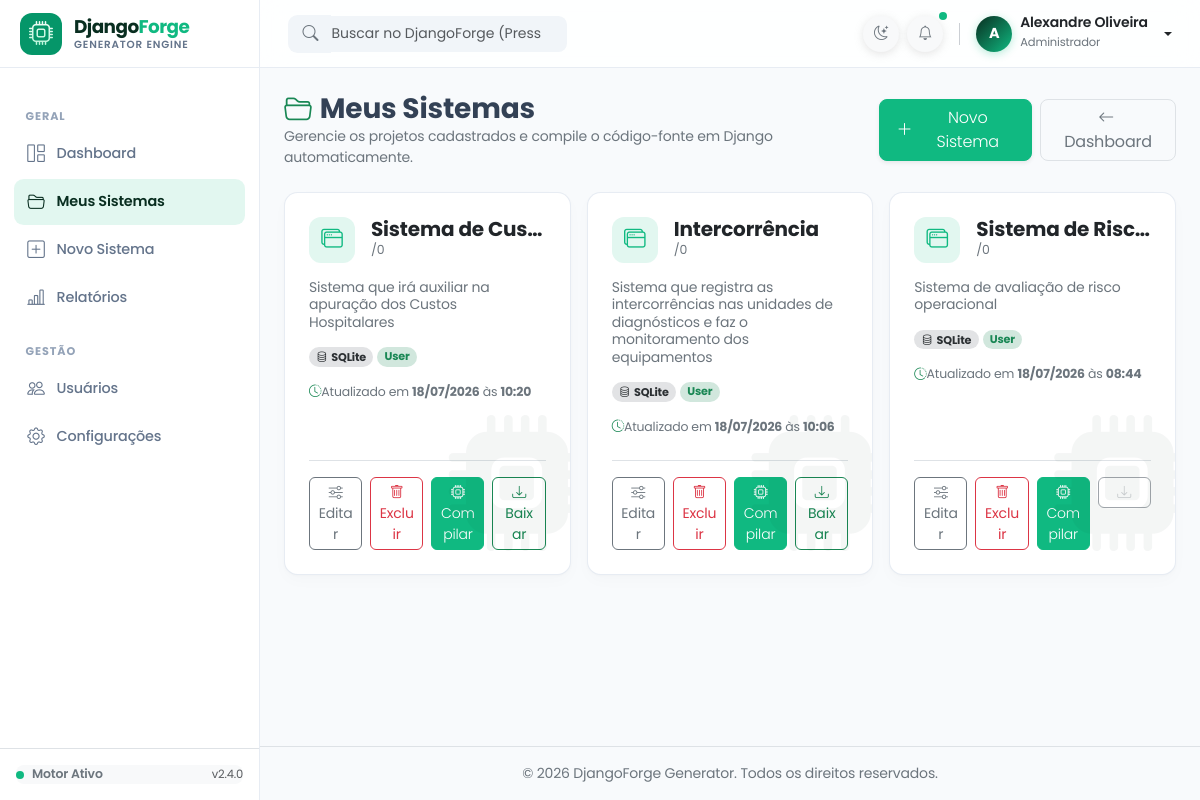
Page / (signed in) on the earlier database version.
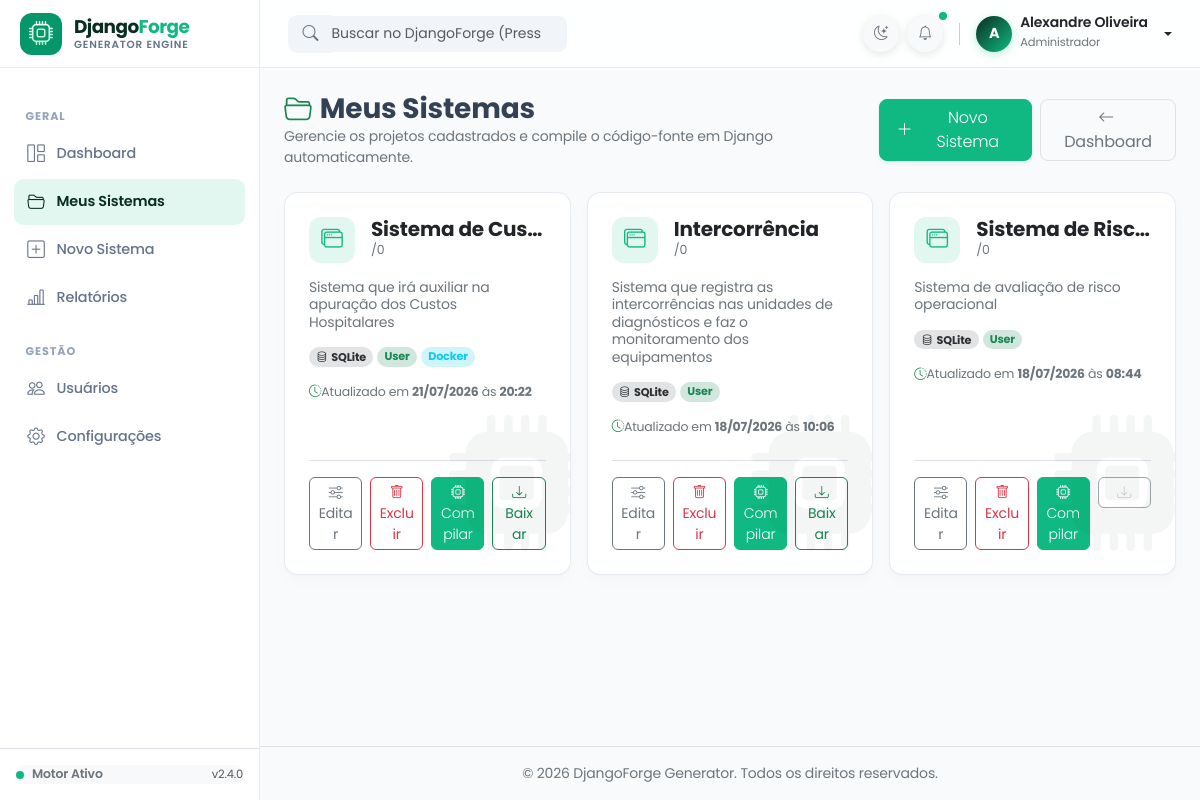
Same page on the later database version.
### sistema/models.py (models this page shows, shortened)
class Sistema(models.Model):
    BD_CHOICES = [
        ("sqlite3", "SQLite"),
        ("postgresql", "PostgreSQL"),  # Corrigido
        ("mysql", "MySQL"),
        ("sqlserver", "SQL Server"),
        ("oracle", "Oracle"),
    ]
    MENU_CHOICES = [
        ("lateral", "Menu Lateral (Sidebar)"),
        ("superior", "Menu Superior (Navbar)"),
    ]
    usuario = models.ForeignKey(User, on_delete=models.CASCADE)
    nome = models.CharField(max_length=100, unique=True, verbose_name="Nome do Sistema")
    descricao = models.TextField(blank=True, verbose_name="Descrição")
    caminho_geracao = models.CharField(
        max_length=255, blank=True, verbose_name="Pasta onde gerar o projeto"
    )
    banco_dados = models.CharField(
        max_length=50,
        choices=BD_CHOICES,
        default="sqlite3",
        verbose_name="Banco de dados",
    )
    tipo_menu = models.CharField(
        max_length=20,
        choices=MENU_CHOICES,
        default="lateral",
        verbose_name="Estilo do Menu",
    )
    usar_custom_user = models.BooleanField(
        default=True, verbose_name="Gerar Custom User Model?"
    )
    gerar_api_rest = models.BooleanField(
        default=False, verbose_name="Configurar Django Rest Framework?"
    )
    gerar_docker = models.BooleanField(
        default=False, verbose_name="Gerar Dockerfile e docker-compose?"
    )
    usar_auditoria = models.BooleanField(default=False, verbose_name="Usar Auditoria?")
    slug = models.SlugField(max_length=100)
    arquivo_zip = models.FileField(upload_to="sistemas_zip/", null=True, blank=True)
    atualizado_em = models.DateTimeField(auto_now=True)
    class Meta:
        verbose_name = "Sistema"
        verbose_name_plural = "Sistemas"

### sistema/views.py (the view)
# urls.py: path('', views.lista_sistemas, name='lista'),
@login_required
def lista_sistemas(request):
    sistemas = Sistema.objects.filter(usuario=request.user).order_by('-atualizado_em')
    context = {
        'sistemas': sistemas,
    }
    return render(request, 'sistema/lista.html', context)

### templates/sistema/lista.html (shortened to what the changed rows need)
{% extends 'base.html' %}
{% load static %}
{% block content %}
<div class="container-fluid p-0">
  <div class="row g-3">
    {% for sistema in sistemas %}
      <div class="col-12 col-md-6 col-xl-4">
        <div class="card card-sistema h-100">
          <div class="card-body p-4 d-flex flex-column justify-content-between">
            <div>
              <div class="watermark-icon">
                <i class="bi bi-cpu-fill"></i>
              </div>
              <div class="d-flex align-items-start gap-3 mb-3">
                <div class="sistema-icon">
                  <i class="bi bi-window-stack"></i>
                </div>
                <div class="flex-grow-1 overflow-hidden">
                  <h5 class="fw-bold text-body m-0 text-truncate" title="{{ sistema.nome }}">
                    {{ sistema.nome }}
                  </h5>
                  <small class="text-secondary d-block text-truncate" style="font-size: 0.78rem;">
                    /{{ sistema.slug }}
                  </small>
                </div>
              </div>
              <p class="text-secondary small mb-3 lh-sm" style="min-height: 2.4em;">
                {{ sistema.descricao|default:"Sem descrição informada para este projeto."|truncatewords:20 }}
              </p>
              <div class="d-flex flex-wrap gap-1 mb-3">
                <span class="badge bg-secondary-subtle text-secondary-emphasis rounded-pill" style="font-size: 0.7rem;">
                  <i class="bi bi-database me-1"></i>{{ sistema.get_banco_dados_display }}
                </span>
                {% if sistema.usar_custom_user %}
                  <span class="badge bg-success-subtle text-success rounded-pill" style="font-size: 0.7rem;">User</span>
                {% endif %}
                {% if sistema.gerar_docker %}
                  <span class="badge bg-info-subtle text-info rounded-pill" style="font-size: 0.7rem;">Docker</span>
                {% endif %}
              </div>
              <div class="text-secondary small d-flex align-items-center mb-3" style="font-size: 0.78rem;">
                <i class="bi bi-clock-history me-1.5 text-success"></i>
                <span>Atualizado em <strong>{{ sistema.atualizado_em|date:"d/m/Y" }}</strong> às <strong>{{ sistema.atualizado_em|date:"H:i" }}</strong></span>
              </div>
            </div>
            <div class="border-top pt-3 mt-2">
              <div class="row g-2">
                <div class="col-3">
                  <a href="{% url 'sistema:editar_sistema' sistema.pk %}" class="btn btn-sm btn-outline-secondary w-100 rounded-2" title="Editar Parâmetros">
                    <i class="bi bi-sliders"></i> Editar
                  </a>
                </div>
                <div class="col-3">
                  <a href="{% url 'sistema:excluir_sistema' sistema.pk %}" onclick="return confirm('Deseja realmente excluir o sistema {{ sistema.nome }}?');" class="btn btn-sm btn-outline-danger w-100 rounded-2" title="Excluir Sistema">
                    <i class="bi bi-trash"></i> Excluir
                  </a>
                </div>
                <div class="col-3">
                  <a href="{% url 'sistema:gerar_sistema' sistema.pk %}" class="btn btn-sm btn-gerar w-100 rounded-2" title="Compilar Projeto">
                    <i class="bi bi-cpu"></i> Compilar
                  </a>
                </div>
                <div class="col-3">
                  {% if sistema.arquivo_zip %}
                    <a href="{{ sistema.arquivo_zip.url }}" class="btn btn-sm btn-outline-success w-100 rounded-2" title="Baixar Pacote .ZIP">
                      <i class="bi bi-download"></i> Baixar
                    </a>
                  {% else %}
                    <button class="btn btn-sm btn-outline-secondary w-100 rounded-2" disabled title="Gere o sistema primeiro para baixar o ZIP">
                      <i class="bi bi-download opacity-50"></i>
                    </button>
                  {% endif %}
                </div>
              </div>
            </div>
          </div>
        </div>
      </div>
    {% endfor %}
  </div>
</div>
{% endblock %}

Differences in the rows shown:
changed Sistema "Sistema que irá auxiliar na apuração dos Custos Hospitalares": atualizado_em "18/07/2026" → "21/07/2026"; atualizado_em "10:20" → "20:22"; now shows "Docker"
